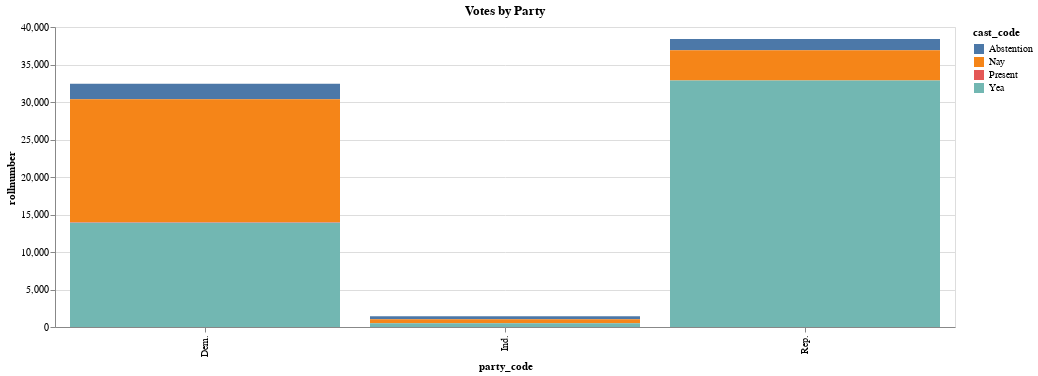

Write notebook code for a chart like this one.
### Markdown cell above
But senators are simply part of the larger party, we wish to know how parties voted historically. Is one party voting in favor of bills more frequently than the other party?

### Code cell
alt.Chart(df2).mark_bar().encode(
    x='party_code',
    y='rollnumber',
    color=alt.Color(field='cast_code',scale=alt.Scale(scheme='tableau10')),
    tooltip=['party_code','cast_code','rollnumber']
).properties(height=300, width=900, title = 'Votes by Party')

### Figure 1 — Vega-Lite specification as saved in the notebook (floating-point values rounded to 4 significant figures)
{"config": {"view": {"continuousWidth": 400, "continuousHeight": 300}}, "data": {"name": "data-7de58255b9af00c8b917deb6a77b9d98"}, "mark": "bar", "encoding": {"color": {"field": "cast_code", "scale": {"scheme": "tableau10"}}, "tooltip": [{"field": "party_code", "type": "nominal"}, {"field": "cast_code", "type": "nominal"}, {"field": "rollnumber", "type": "quantitative"}], "x": {"field": "party_code", "type": "nominal"}, "y": {"field": "rollnumber", "type": "quantitative"}}, "height": 300, "title": "Votes by Party", "width": 900, "$schema": "https://vega.github.io/schema/vega-lite/v4.17.0.json", "datasets": {"data-7de58255b9af00c8b917deb6a77b9d98": [{"party_code": "Dem.", "cast_code": "Abstention", "congress_x": 2086, "chamber_x": 2086, "rollnumber": 2086, "icpsr": 2086, "prob": 1883, "congress_y": 2086, "chamber_y": 2086, "state_icpsr": 2086, "district_code": 2086, "state_abbrev": 2086, "occupancy": 0, "last_means": 0, "bioname": 2086, "bioguide_id": 2086, "born": 2086, "died": 0, "nominate_dim1": 2086, "nominate_dim2": 2086, "nominate_log_likelihood": 2086, "nominate_geo_mean_probability": 2086, "nominate_number_of_votes": 2086, "nominate_number_of_errors": 2086, "conditional": 0, "nokken_poole_dim1": 2086, "nokken_poole_dim2": 2086}, {"party_code": "Dem.", "cast_code": "Nay", "congress_x": 16401, "chamber_x": 16401, "rollnumber": 16401, "icpsr": 16401, "prob": 16377, "congress_y": 16401, "chamber_y": 16401, "state_icpsr": 16401, "district_code": 16401, "state_abbrev": 16401, "occupancy": 0, "last_means": 0, "bioname": 16401, "bioguide_id": 16401, "born": 16401, "died": 0, "nominate_dim1": 16401, "nominate_dim2": 16401, "nominate_log_likelihood": 16401, "nominate_geo_mean_probability": 16401, "nominate_number_of_votes": 16401, "nominate_number_of_errors": 16401, "conditional": 0, "nokken_poole_dim1": 16401, "nokken_poole_dim2": 16401}, {"party_code": "Dem.", "cast_code": "Present", "congress_x": 42, "chamber_x": 42, "rollnumber": 42, "icpsr": 42, "prob": 0, "congress_y": 42, "chamber_y": 42, "state_icpsr": 42, "district_code": 42, "state_abbrev": 42, "occupancy": 0, "last_means": 0, "bioname": 42, "bioguide_id": 42, "born": 42, "died": 0, "nominate_dim1": 42, "nominate_dim2": 42, "nominate_log_likelihood": 42, "nominate_geo_mean_probability": 42, "nominate_number_of_votes": 42, "nominate_number_of_errors": 42, "conditional": 0, "nokken_poole_dim1": 42, "nokken_poole_dim2": 42}, {"party_code": "Dem.", "cast_code": "Yea", "congress_x": 13916, "chamber_x": 13916, "rollnumber": 13916, "icpsr": 13916, "prob": 11835, "congress_y": 13916, "chamber_y": 13916, "state_icpsr": 13916, "district_code": 13916, "state_abbrev": 13916, "occupancy": 0, "last_means": 0, "bioname": 13916, "bioguide_id": 13916, "born": 13916, "died": 0, "nominate_dim1": 13916, "nominate_dim2": 13916, "nominate_log_likelihood": 13916, "nominate_geo_mean_probability": 13916, "nominate_number_of_votes": 13916, "nominate_number_of_errors": 13916, "conditional": 0, "nokken_poole_dim1": 13916, "nokken_poole_dim2": 13916}, {"party_code": "Ind.", "cast_code": "Abstention", "congress_x": 412, "chamber_x": 412, "rollnumber": 412, "icpsr": 412, "prob": 372, "congress_y": 412, "chamber_y": 412, "state_icpsr": 412, "district_code": 412, "state_abbrev": 412, "occupancy": 0, "last_means": 0, "bioname": 412, "bioguide_id": 412, "born": 412, "died": 0, "nominate_dim1": 412, "nominate_dim2": 412, "nominate_log_likelihood": 412, "nominate_geo_mean_probability": 412, "nominate_number_of_votes": 412, "nominate_number_of_errors": 412, "conditional": 0, "nokken_poole_dim1": 412, "nokken_poole_dim2": 412}, {"party_code": "Ind.", "cast_code": "Nay", "congress_x": 540, "chamber_x": 540, "rollnumber": 540, "icpsr": 540, "prob": 538, "congress_y": 540, "chamber_y": 540, "state_icpsr": 540, "district_code": 540, "state_abbrev": 540, "occupancy": 0, "last_means": 0, "bioname": 540, "bioguide_id": 540, "born": 540, "died": 0, "nominate_dim1": 540, "nominate_dim2": 540, "nominate_log_likelihood": 540, "nominate_geo_mean_probability": 540, "nominate_number_of_votes": 540, "nominate_number_of_errors": 540, "conditional": 0, "nokken_poole_dim1": 540, "nokken_poole_dim2": 540}, {"party_code": "Ind.", "cast_code": "Present", "congress_x": 1, "chamber_x": 1, "rollnumber": 1, "icpsr": 1, "prob": 0, "congress_y": 1, "chamber_y": 1, "state_icpsr": 1, "district_code": 1, "state_abbrev": 1, "occupancy": 0, "last_means": 0, "bioname": 1, "bioguide_id": 1, "born": 1, "died": 0, "nominate_dim1": 1, "nominate_dim2": 1, "nominate_log_likelihood": 1, "nominate_geo_mean_probability": 1, "nominate_number_of_votes": 1, "nominate_number_of_errors": 1, "conditional": 0, "nokken_poole_dim1": 1, "nokken_poole_dim2": 1}, {"party_code": "Ind.", "cast_code": "Yea", "congress_x": 487, "chamber_x": 487, "rollnumber": 487, "icpsr": 487, "prob": 426, "congress_y": 487, "chamber_y": 487, "state_icpsr": 487, "district_code": 487, "state_abbrev": 487, "occupancy": 0, "last_means": 0, "bioname": 487, "bioguide_id": 487, "born": 487, "died": 0, "nominate_dim1": 487, "nominate_dim2": 487, "nominate_log_likelihood": 487, "nominate_geo_mean_probability": 487, "nominate_number_of_votes": 487, "nominate_number_of_errors": 487, "conditional": 0, "nokken_poole_dim1": 487, "nokken_poole_dim2": 487}, {"party_code": "Rep.", "cast_code": "Abstention", "congress_x": 1505, "chamber_x": 1505, "rollnumber": 1505, "icpsr": 1505, "prob": 1401, "congress_y": 1505, "chamber_y": 1505, "state_icpsr": 1505, "district_code": 1505, "state_abbrev": 1505, "occupancy": 0, "last_means": 0, "bioname": 1505, "bioguide_id": 1505, "born": 1505, "died": 173, "nominate_dim1": 1505, "nominate_dim2": 1505, "nominate_log_likelihood": 1505, "nominate_geo_mean_probability": 1505, "nominate_number_of_votes": 1505, "nominate_number_of_errors": 1505, "conditional": 0, "nokken_poole_dim1": 1505, "nokken_poole_dim2": 1505}, {"party_code": "Rep.", "cast_code": "Nay", "congress_x": 4015, "chamber_x": 4015, "rollnumber": 4015, "icpsr": 4015, "prob": 3934, "congress_y": 4015, "chamber_y": 4015, "state_icpsr": 4015, "district_code": 4015, "state_abbrev": 4015, "occupancy": 27, "last_means": 27, "bioname": 4015, "bioguide_id": 3988, "born": 4015, "died": 111, "nominate_dim1": 4015, "nominate_dim2": 4015, "nominate_log_likelihood": 3988, "nominate_geo_mean_probability": 3988, "nominate_number_of_votes": 3988, "nominate_number_of_errors": 3988, "conditional": 0, "nokken_poole_dim1": 3988, "nokken_poole_dim2": 3988}, {"party_code": "Rep.", "cast_code": "Yea", "congress_x": 32880, "chamber_x": 32880, "rollnumber": 32880, "icpsr": 32880, "prob": 30290, "congress_y": 32880, "chamber_y": 32880, "state_icpsr": 32880, "district_code": 32880, "state_abbrev": 32880, "occupancy": 258, "last_means": 258, "bioname": 32880, "bioguide_id": 32622, "born": 32880, "died": 864, "nominate_dim1": 32880, "nominate_dim2": 32880, "nominate_log_likelihood": 32622, "nominate_geo_mean_probability": 32622, "nominate_number_of_votes": 32622, "nominate_number_of_errors": 32622, "conditional": 0, "nokken_poole_dim1": 32622, "nokken_poole_dim2": 32622}]}}
